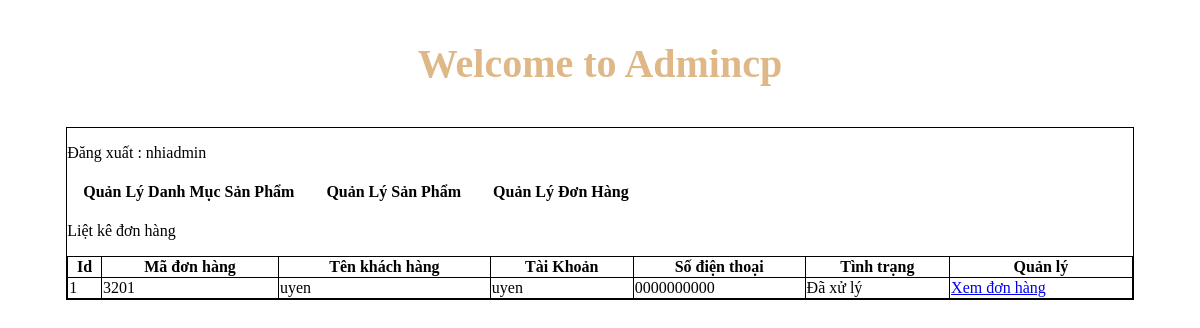
The app's page /admincp/index.php?action=quanlydonhang&query=lietke (signed in) with its own data.
### tables this page shows
CREATE TABLE `tbl_cart` (
  `id_cart` int(11) NOT NULL,
  `id_khachhang` int(11) NOT NULL,
  `code_cart` varchar(10) NOT NULL,
  `cart_status` int(11) NOT NULL
);

CREATE TABLE `tbl_dangky` (
  `id_dangki` int(10) NOT NULL,
  `tenkhachhang` varchar(200) NOT NULL,
  `taikhoan` varchar(100) NOT NULL,
  `matkhau` varchar(50) NOT NULL,
  `dienthoai` varchar(20) NOT NULL
);

### admincp/modules/quanlydonhang/lietke.php (the view)
<p>Liệt kê đơn hàng</p>
<?php
  $sql_lietke_dh = "SELECT * FROM tbl_cart,tbl_dangky WHERE tbl_cart.id_khachhang = tbl_dangky.id_dangki ORDER BY tbl_cart.id_cart DESC";
  $query_lietke_dh= mysqli_query($mysqli,$sql_lietke_dh);
?>
<table id="table2">
  <tr>
    <th>Id</th>
    <th>Mã đơn hàng</th>
    <th>Tên khách hàng</th>
    <th>Tài Khoản</th>
    <th>Số điện thoại</th>
    <th>Tình trạng</th>
    <th>Quản lý</th>
  </tr>
    <?php
      $i = 0;
      while ($row = mysqli_fetch_array($query_lietke_dh)) {
        $i++;
    ?>
  <tr>
    <td> <?php echo $i ?> </td>
    <td> <?php echo $row['code_cart'] ?> </td>
    <td><?php echo $row['tenkhachhang'] ?></td>
    <td><?php echo $row['taikhoan'] ?></td>
    <td><?php echo $row['dienthoai'] ?></td>
    <td>
    	<?php if($row['cart_status'] == 1){
    		echo '<a href="modules/quanlydonhang/xuly.php?code='.$row['code_cart'].'">Đơn hàng mới</a>';
    	}else{
    		echo 'Đã xử lý';
    	}
    	 ?>
    </td>
    <td>
	<a class="order_link" href="index.php?action=donhang&query=xemdonhang&code=<?php echo $row['code_cart'] ?>">Xem đơn hàng</a>
    </td>
  </tr>
   <?php
    }
   ?>
</table>

### admincp/index.php (style rules this page uses)
#table2 { border-collapse: collapse; width: 100%; }
#table2, #table2 th, #table2 td { border: 1px solid black; }

### records on screen
tbl_cart: code_cart "3201", tbl_dangky.tenkhachhang "uyen", tbl_dangky.taikhoan "uyen", tbl_dangky.dienthoai "0000000000", cart_status "Đã xử lý"

### other values on screen
$_SESSION['dangnhap'] "nhiadmin"
